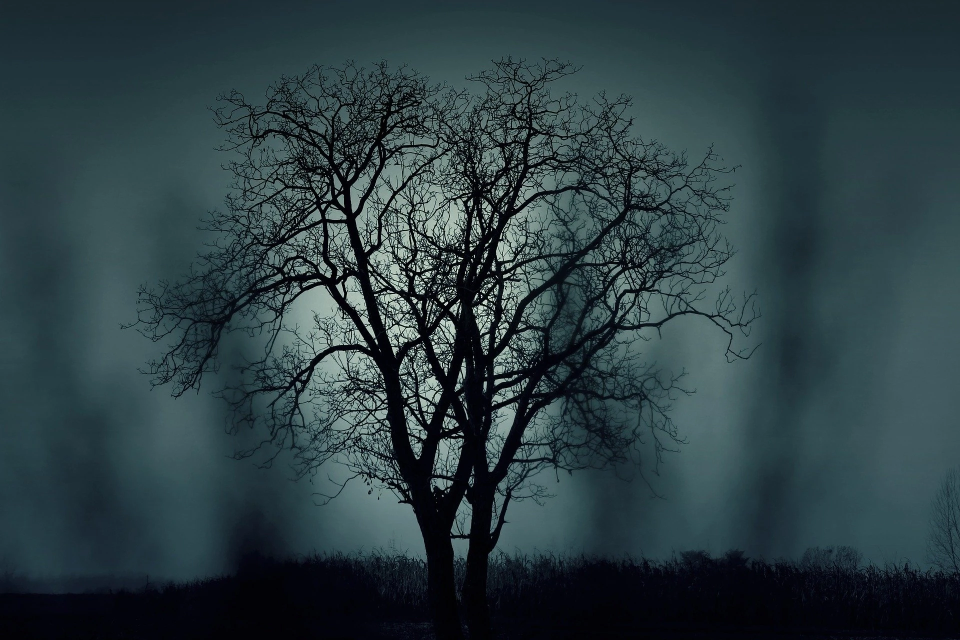
#> input picture openCV/Image/tree.jpg, 1920 x 1280 px (shown at 1/2 size)
$ jupyter execute '36. 적응형 이진화.ipynb'
#> lines starting #> are read from the running program, lines starting #| are printed output that depends on the picture; after the words box and inside, x2 and y2 are one past the last pixel; in counts of white or black regions, pixels touching at a corner belong together
[cell 1]
import cv2

[cell 2]
src = cv2.imread("Image/tree.jpg")
#> src is the input picture: shape (1280, 1920, 3); mean B, G, R 66.4, 61.7, 43.9
src = cv2.resize(src, (0,0), fx=0.2, fy=0.2, interpolation = cv2.INTER_AREA)
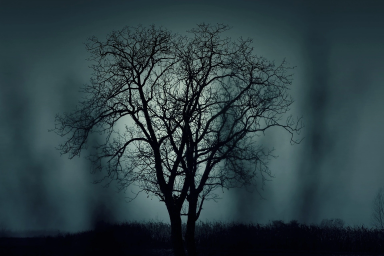
#> src: shape (256, 384, 3); mean B, G, R 66.4, 61.7, 43.9
gray = cv2.cvtColor(src, cv2.COLOR_BGR2GRAY)
binary = cv2.adaptiveThreshold(gray, 255, cv2.ADAPTIVE_THRESH_MEAN_C, cv2.THRESH_BINARY, 467, 37)
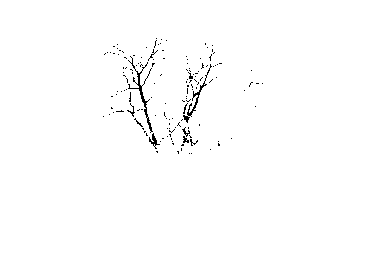
#> binary: shape (256, 384); 99% white; black in thin lines or dots, all inside (x1, y1, x2, y2) = (103, 38, 263, 154)

cv2.imshow("binary", binary)
cv2.waitKey(0)
cv2.destroyAllWindows()
